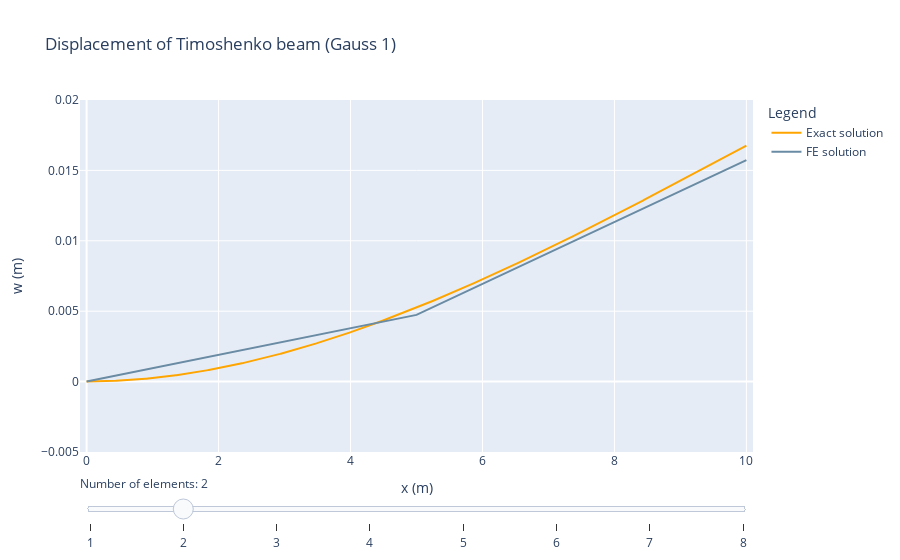

This figure's notebook cell:
### Code cell
import plotly.graph_objects as go
import numpy as np
import matplotlib.pyplot as plt

# Colors
grey = '#eeeeee' # light grey fill

## Prepare all the graphs that are to be plotted
# Define the range of densities to plot
range_elements = np.arange(1, 9, 1)
n_element = np.max(range_elements)

## Create plot
fig = go.Figure()

base_traces = 0 # Number of traces that are always visible

length = 10           # Length
EI = 2e4                # Bending stiffness
GA_s = 1e5              # Shear stiffness
n_node = n_element + 1  # Number of nodes
F_right = 1             # Load applied at the right boundary
a_left = 0              # Displacement at the left boundary
f_y = 0                 # Distributed load
T = 0                   # Applied moment
F_y = 1                 # Applied shear load  


x_analytical = np.linspace(0, length, 1000)
w_analytical = - F_y * (x_analytical - length)/GA_s - F_y*x_analytical/(2*EI)*(length**2-x_analytical**2/3) + 1/3*F_y*length**3/EI
u_analytical = w_analytical[::-1]

# Add traces, one for each slider step
for a in range_elements: 
    x, u  = simulate(a)
    fig.add_trace(  
        go.Scatter(
            visible=False,
            x=x_analytical,
            y=u_analytical,
            line=dict(color='#FFA500'),
            mode='lines',
            name='Exact solution'))
    fig.add_trace(        
        go.Scatter(
            visible=False,
            x=x,
            y=u[1::2],
            line=dict(color='#6a8ba4'),
            mode='lines',
            name='FE solution'))

traces_per_step = 2 # Number of traces per value of a

# Show the traces for one value of a when loading the plot (initial setup)
active_a_index = 1
for i in range(traces_per_step):
    curr_idx = int(base_traces + active_a_index*traces_per_step + i)
    fig.data[curr_idx].visible = True

# Create and add slider
steps = []
for i in range(0, range_elements.shape[0]):
    visarray = [False] * len(fig.data)
    visarray[0:base_traces] = [True] * base_traces
    curr_idx = int(base_traces + i * traces_per_step)
    next_idx = int(base_traces + (i+1) * traces_per_step)
    visarray[curr_idx:next_idx] = [True] * traces_per_step
    step = dict(
        method="update",
        args=[{"visible": visarray}],
        label=str(round(range_elements[i], 1))
    )
    steps.append(step)

sliders = [dict(
    active=active_a_index,
    currentvalue={"prefix": r"Number of elements: "},
    steps=steps
)]

fig.update_layout(
    sliders=sliders,
    legend_title="Legend",
)

fig.update_xaxes(title_text='x (m)', range=[-0.1, 10.1])

# Update yaxis properties
fig.update_yaxes(title_text='w (m)', range=[-0.005, 0.02])

fig.update_layout(
    title="Displacement of Timoshenko beam (Gauss 1)",
    sliders=sliders,
    legend_title="Legend"
)

fig

### Figure 1 — Plotly figure (JSON) as saved in the notebook; plotly's stock layout.template omitted (floating-point values rounded to 4 significant figures; data arrays with more than 128 entries replaced by an {"elided": "..."} marker saying what was removed)
{"data": [{"line": {"color": "#FFA500"}, "mode": "lines", "name": "Exact solution", "type": "scatter", "visible": false, "x": {"elided": "1000 float values"}, "y": {"elided": "1000 float values"}}, {"line": {"color": "#6a8ba4"}, "mode": "lines", "name": "FE solution", "type": "scatter", "visible": false, "x": [0, 10], "y": [0, 0.0126]}, {"line": {"color": "#FFA500"}, "mode": "lines", "name": "Exact solution", "type": "scatter", "visible": true, "x": {"elided": "1000 float values"}, "y": {"elided": "1000 float values"}}, {"line": {"color": "#6a8ba4"}, "mode": "lines", "name": "FE solution", "type": "scatter", "visible": true, "x": [0, 5, 10], "y": [0, 0.004737, 0.01572]}, {"line": {"color": "#FFA500"}, "mode": "lines", "name": "Exact solution", "type": "scatter", "visible": false, "x": {"elided": "1000 float values"}, "y": {"elided": "1000 float values"}}, {"line": {"color": "#6a8ba4"}, "mode": "lines", "name": "FE solution", "type": "scatter", "visible": false, "x": [0, 3.333, 6.667, 10], "y": [0, 0.002348, 0.0084, 0.0163]}, {"line": {"color": "#FFA500"}, "mode": "lines", "name": "Exact solution", "type": "scatter", "visible": false, "x": {"elided": "1000 float values"}, "y": {"elided": "1000 float values"}}, {"line": {"color": "#6a8ba4"}, "mode": "lines", "name": "FE solution", "type": "scatter", "visible": false, "x": [0, 2.5, 5, 7.5, 10], "y": [0, 0.001392, 0.005128, 0.01043, 0.01651]}, {"line": {"color": "#FFA500"}, "mode": "lines", "name": "Exact solution", "type": "scatter", "visible": false, "x": {"elided": "1000 float values"}, "y": {"elided": "1000 float values"}}, {"line": {"color": "#6a8ba4"}, "mode": "lines", "name": "FE solution", "type": "scatter", "visible": false, "x": [0, 2, 4, 6, 8, 10], "y": [0, 0.00092, 0.00344, 0.00716, 0.01168, 0.0166]}, {"line": {"color": "#FFA500"}, "mode": "lines", "name": "Exact solution", "type": "scatter", "visible": false, "x": {"elided": "1000 float values"}, "y": {"elided": "1000 float values"}}, {"line": {"color": "#6a8ba4"}, "mode": "lines", "name": "FE solution", "type": "scatter", "visible": false, "x": [0, 1.667, 3.333, 5, 6.667, 8.333, 10], "y": [0, 0.0006532, 0.002464, 0.0052, 0.008631, 0.01253, 0.01665]}, {"line": {"color": "#FFA500"}, "mode": "lines", "name": "Exact solution", "type": "scatter", "visible": false, "x": {"elided": "1000 float values"}, "y": {"elided": "1000 float values"}}, {"line": {"color": "#6a8ba4"}, "mode": "lines", "name": "FE solution", "type": "scatter", "visible": false, "x": [0, 1.429, 2.857, 4.286, 5.714, 7.143, 8.571, 10], "y": [0, 0.000488, 0.001851, 0.003942, 0.006617, 0.009729, 0.01313, 0.01668]}, {"line": {"color": "#FFA500"}, "mode": "lines", "name": "Exact solution", "type": "scatter", "visible": false, "x": {"elided": "1000 float values"}, "y": {"elided": "1000 float values"}}, {"line": {"color": "#6a8ba4"}, "mode": "lines", "name": "FE solution", "type": "scatter", "visible": false, "x": [0, 1.25, 2.5, 3.75, 5, 6.25, 7.5, 8.75, 10], "y": [0, 0.0003787, 0.001441, 0.003089, 0.005226, 0.007753, 0.01057, 0.01359, 0.0167]}], "layout": {"legend": {"title": {"text": "Legend"}}, "sliders": [{"active": 1, "currentvalue": {"prefix": "Number of elements: "}, "steps": [{"args": [{"visible": [true, true, false, false, false, false, false, false, false, false, false, false, false, false, false, false]}], "label": "1", "method": "update"}, {"args": [{"visible": [false, false, true, true, false, false, false, false, false, false, false, false, false, false, false, false]}], "label": "2", "method": "update"}, {"args": [{"visible": [false, false, false, false, true, true, false, false, false, false, false, false, false, false, false, false]}], "label": "3", "method": "update"}, {"args": [{"visible": [false, false, false, false, false, false, true, true, false, false, false, false, false, false, false, false]}], "label": "4", "method": "update"}, {"args": [{"visible": [false, false, false, false, false, false, false, false, true, true, false, false, false, false, false, false]}], "label": "5", "method": "update"}, {"args": [{"visible": [false, false, false, false, false, false, false, false, false, false, true, true, false, false, false, false]}], "label": "6", "method": "update"}, {"args": [{"visible": [false, false, false, false, false, false, false, false, false, false, false, false, true, true, false, false]}], "label": "7", "method": "update"}, {"args": [{"visible": [false, false, false, false, false, false, false, false, false, false, false, false, false, false, true, true]}], "label": "8", "method": "update"}]}], "title": {"text": "Displacement of Timoshenko beam (Gauss 1)"}, "xaxis": {"range": [-0.1, 10.1], "title": {"text": "x (m)"}}, "yaxis": {"range": [-0.005, 0.02], "title": {"text": "w (m)"}}}}
